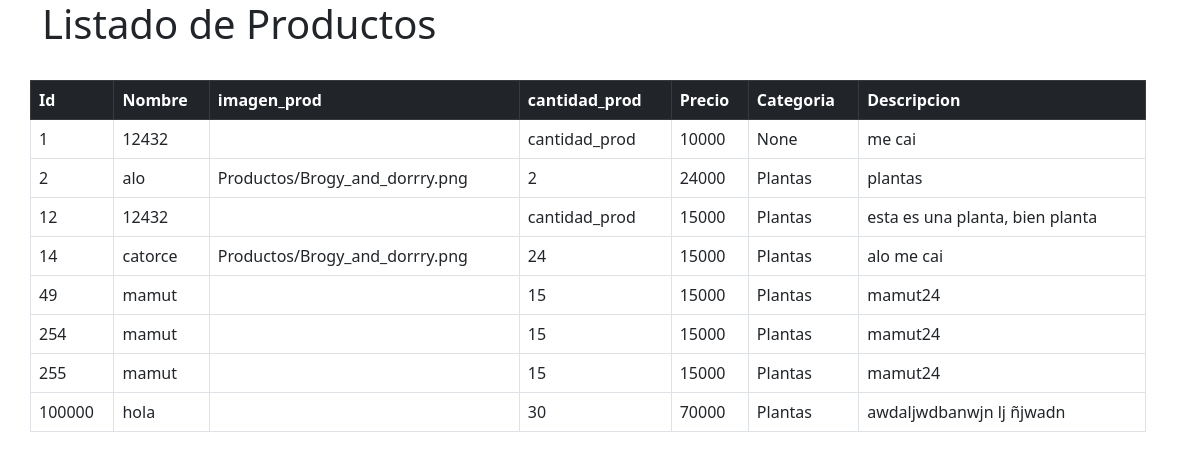
The app's page /crud with its own data.
### core/models.py (models this page shows, shortened)
class Producto(models.Model):
    idProducto = models.IntegerField(primary_key=True,verbose_name='id de Producto')
    nombre_prod = models.CharField(max_length=40,verbose_name='Nombre_prod')
    imagen_prod = models.ImageField(upload_to="Productos", null=True, blank=True) #python -m pip install Pillow   eso me lo pidio
    descripcion_prod = models.TextField(verbose_name='Descripcion')
    cantidad_prod = models.IntegerField(verbose_name='Cantidad de productos')
    precio_prod = models.IntegerField(verbose_name='Precio')
    categoria = models.ForeignKey(Categoria, null=True, blank=True, on_delete=models.CASCADE)

class Categoria(models.Model):
    idCategoria = models.IntegerField(primary_key=True, verbose_name='Id de categoria')
    nombreCategoria = models.CharField(max_length=50, verbose_name='Nombre de la Categoria')
    def __str__(self):
        return self.nombreCategoria

### core/views.py (the view)
# urls.py: path('crud', crud, name='crud'),
def crud(request):
    productos= Producto.objects.all()
    datos = {
        'productos': productos
    }
    return render(request, 'core/Crud.html', datos) #claro esto es solo una prueba la pagina puede cambiar

### core/templates/core/Crud.html (shortened to what this page needs)
<html lang="en">
{% load static %}
<head>
    <link href="https://cdn.jsdelivr.net/npm/bootstrap@5.2.0-beta1/dist/css/bootstrap.min.css" rel="stylesheet">
</head>
<body>
    <div class="container">
        <div class="column">
            <div class="row">
                <div class="row mb-4">
                    <h1>Listado de Productos</h1>
                </div>
            </div>
            <div class="row">
                <div class="row mb-3">
                    <table class="table table-bordered" id="categorias">
                        <thead class="table-dark">
                            <tr>
                                <th>Id</th>
                                <th>Nombre</th>
                                <th>imagen_prod</th>
                                <th>cantidad_prod</th>
                                <th>Precio</th>
                                <th>Categoria</th>
                                <th>Descripcion</th>
                            </tr>
                        </thead>
                    {% for ve in productos%}
                    <tr><td>{{ve.idProducto}}</td>
                        <td>{{ve.nombre_prod}}</td>
                        <td>{{ve.imagen_prod}}</td>
                        <td>{{ve.cantidad_prod}}</td>
                        <td>{{ve.precio_prod}}</td>
                        <td>{{ve.categoria}}</td>
                        <td>{{ve.descripcion_prod}}</td></tr>
                    {% endfor %}
                </table>
                </div>
            </div>
        </div>
    </div>
</body>
</html>

### records on screen
Producto: idProducto "1", nombre_prod "12432", cantidad_prod "cantidad_prod", precio_prod "10000", categoria "None", descripcion_prod "me cai"
Producto: idProducto "2", nombre_prod "alo", imagen_prod "Productos/Brogy_and_dorrry.png", cantidad_prod "2", precio_prod "24000", categoria "Plantas", descripcion_prod "plantas"
Producto: idProducto "12", nombre_prod "12432", cantidad_prod "cantidad_prod", precio_prod "15000", categoria "Plantas", descripcion_prod "esta es una planta, bien planta"
Producto: idProducto "14", nombre_prod "catorce", imagen_prod "Productos/Brogy_and_dorrry.png", cantidad_prod "24", precio_prod "15000", categoria "Plantas", descripcion_prod "alo me cai"
Producto: idProducto "49", nombre_prod "mamut", cantidad_prod "15", precio_prod "15000", categoria "Plantas", descripcion_prod "mamut24"
Producto: idProducto "254", nombre_prod "mamut", cantidad_prod "15", precio_prod "15000", categoria "Plantas", descripcion_prod "mamut24"
Producto: idProducto "255", nombre_prod "mamut", cantidad_prod "15", precio_prod "15000", categoria "Plantas", descripcion_prod "mamut24"
Producto: idProducto "100000", nombre_prod "hola", cantidad_prod "30", precio_prod "70000", categoria "Plantas", descripcion_prod "awdaljwdbanwjn lj ñjwadn"
